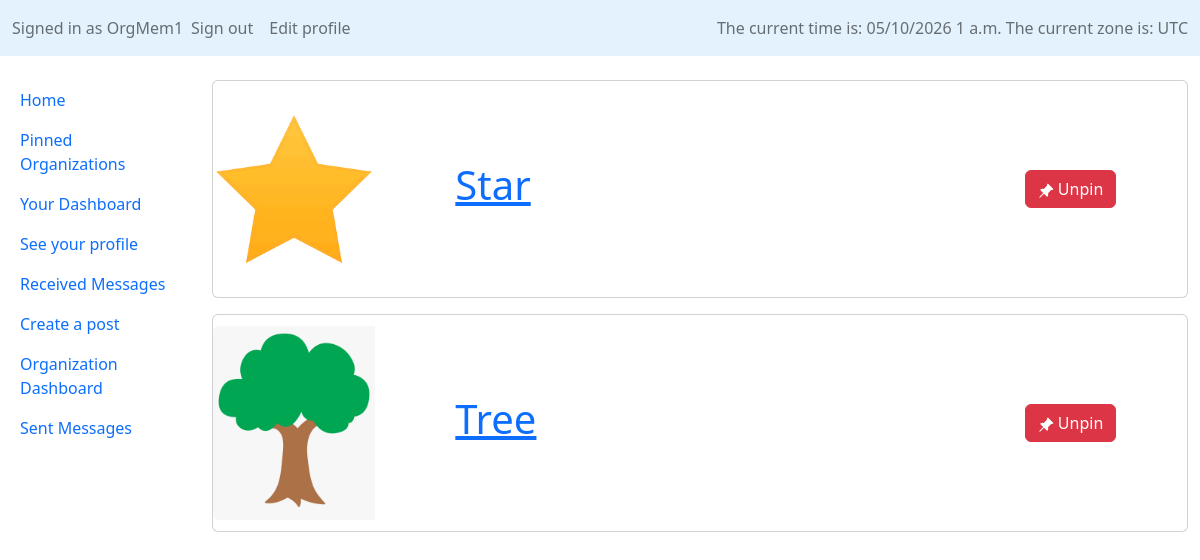
/Forum/pinned (signed in), run on the app's committed database.
### Forum/models.py (models this page shows, shortened)
class Organization(models.Model):
    name = models.CharField(max_length=100, null=False, blank=False)
    about = models.TextField(null=False, blank=False)
    logo = models.ImageField(null=True, blank=True, upload_to='organization_logos')
    official_email = models.EmailField(null=True, blank=True)

### Forum/views.py (the view)
# urls.py: path("pinned", login_required(views.PinnedOrgsView.as_view()), name="pinned_view"),
class PinnedOrgsView(ListView):
    model = Organization
    template_name = "Forum/main_pages/pinned.html"
    def get_queryset(self, *args, **kwargs):
        queryset = super(PinnedOrgsView, self).get_queryset(*args, **kwargs)
        return queryset.filter(followers=self.request.user.pk)

### Forum/templates/Forum/main_pages/pinned.html (shortened to what this page needs)
{% extends "Forum/layouts/sidebar_layout.html" %}
{% load static %}
{% block body %}
    {%  for org in organization_list %}
        <div id="organization-{{ org.pk }}-div" class="card mb-3">
            <div class="row g-0 align-items-center">
                <div class="col-md-2">
                    <a href="{% url 'organization_view' pk=org.pk %}"><img class="img-fluid rounded-start" src="{{ org.logo.url }}" alt="{{ org.name }}'s Logo"></a>
                </div>
                <div class="col-md-8" style="padding:80px">
                    <a href="{% url 'posts_by_org' org_pk=org.pk %}"><h1> {{ org.name}} </h1></a>
                    </div>
                <div class="col">
                    <button type="button" class="btn btn-danger align-middle" id="unpin-org-{{org.pk}}" onclick = unpin("{{ org.pk }}")> Unpin</button>
                </div>
            </div>
        </div>
    {% empty %}
        Looks like you haven't pinned any organizations yet
    {% endfor %}
{% endblock %}

### Forum/templates/Forum/layouts/sidebar_layout.html (shortened to what this page needs)
<!DOCTYPE html>
<html lang="en">
    <head>
        {% load static %}
        {% load crispy_forms_tags %}
        <link href="https://cdn.jsdelivr.net/npm/bootstrap@5.2.3/dist/css/bootstrap.min.css" rel="stylesheet">
        <link rel="stylesheet" href="{% static 'Forum/style/stylesheet.css' %}">
    </head>
    <body>
    <nav class="navbar navbar-expand-md fixed-top" style="background-color: #e3f2fd;">
        {% load tz %}
        {% get_current_timezone as TIME_ZONE %}
        <div id = "topbar" class="container-fluid">
            <div class="collapse navbar-collapse">
                <div class="navbar-nav">
                    {% if user.is_authenticated %}
                    <span class="navbar-text">
                        Signed in as {{ request.user.username }}
                    </span>
                    <a class="nav-link" href="{% url 'sign_out' %}">Sign out</a>
                    <a class="nav-link" href="{% url 'edit_profile' %}">Edit profile</a>
                    {% else %}
                    <a class="nav-link" href="{% url 'login' %}">Sign in</a>
                    <a class="nav-link" href="{% url 'sign_up' %}">Sign up</a>
                    {% endif %}
                </div>
            </div>
            <span class="navbar-text">
            The current time is:
            {% now "SHORT_DATETIME_FORMAT" %}
            The current zone is:
            {{ TIME_ZONE }}
            </span>
        </div>
    </nav>
        <div class="container-fluid" style="margin-top:80px">
        <div class = "row">
            <div id ="sidebar" class = "col-2 px-1 h-100 position-fixed">
                <div class="nav flex-column">
                    <ul class="nav nav-pills flex-column mb-auto">
                        <li class="nav-item"><a class="nav-link" href="{% url 'index' %}">Home</a>
                        </li>
                    {% if user.is_authenticated %}
                        <li class="nav-item"><a class="nav-link" href="{% url 'pinned_view' %}">Pinned Organizations</a> </li>
                        <li class="nav-item"><a class="nav-link" href="{% url 'your_project_view' %}">Your Dashboard</a></li>
                        <li class="nav-item"><a class="nav-link" href="{% url 'profile_view' pk=user.pk %}">See your profile</a> </li>
                        <li class="nav-item"><a class="nav-link" href="{% url 'received_messages' %}">Received Messages</a> </li>
                        {% if perms.Forum.can_post %}
                            <li class="nav-item"><a class="nav-link" href="{% url 'create_post' %}">Create a post</a></li>
                            <li class="nav-item"><a class="nav-link" href="{% url 'manage_posts_view' %}">Organization Dashboard</a> </li>
                            <li class="nav-item"><a class="nav-link" href="{% url 'sent_messages' %}">Sent Messages</a> </li>
                        {% endif %}
                    {% endif %}
                    </ul>
                </div>
            </div>
            <div id = "body" class = "col offset-2">
                {% localtime on %}
                {% block body %}
                {% endblock %}
                {% endlocaltime %}
            </div>
        </div>
    </div>
    </body>
</html>

### data on the page
Organization: logo (picture), name "Star"
Organization: logo (picture), name "Tree"

### other printed values
{{ request.user.username }} "OrgMem1"
{{ TIME_ZONE }} "UTC"
